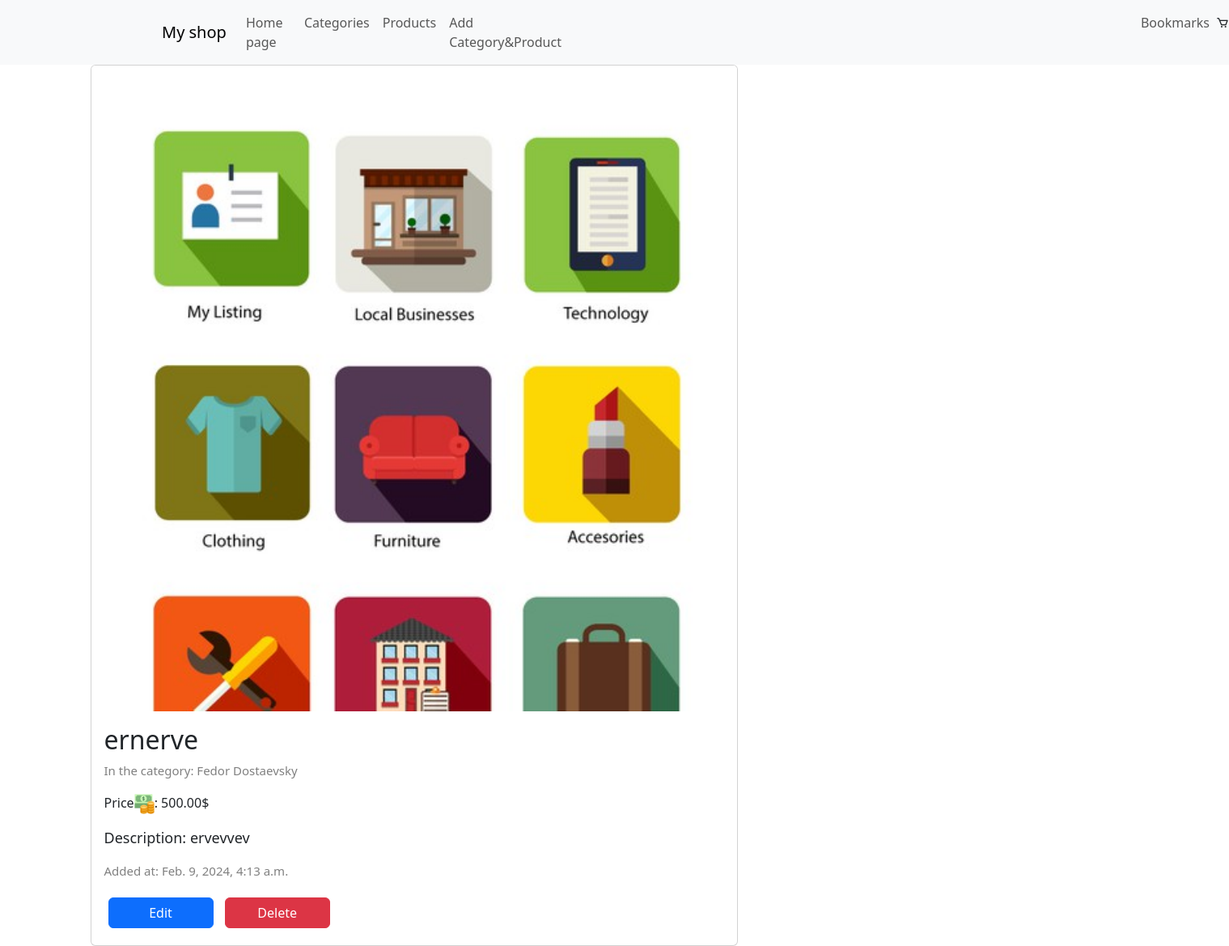
The app's page /products/4 with its own data.
### online_shop/models.py (models this page shows, shortened)
class Product(models.Model):
    name = models.CharField(max_length=100, null=False, blank=False, verbose_name="product name")
    description = models.TextField(max_length=500, null=True, blank=True, verbose_name="description of product")
    category = models.ForeignKey(Category, on_delete=models.CASCADE, null=False, verbose_name="category", related_name="products")
    created_at = models.DateTimeField(auto_now_add=True, verbose_name="Created date and time")
    price = models.DecimalField(max_length=500, null=False, blank=False, decimal_places=2, verbose_name="price", max_digits=100)
    img = models.ImageField(upload_to='images/', null=True, blank=True, verbose_name="img")

class Category(models.Model):
    name = models.CharField(max_length=100, null=False, blank=False, verbose_name='Category Name')
    description = models.TextField(max_length=500, null=True, blank=True, verbose_name="Description")
    category_img = models.ImageField(null=True, blank=True, upload_to='images/', verbose_name="category image")

### online_shop/views.py (the view)
# urls.py: path('products/<int:pk>', ProductDetailView.as_view(), name='product_detail'),
class ProductDetailView(View):
    def get(self, request, *args, **kwargs):
        form = ProductForm()
        product = get_object_or_404(Product, pk=kwargs['pk'])
        return render(request, 'products/view.html', context={'product': product, 'form': form})

### templates/products/view.html
{% extends 'base.html' %}
{% load static %}
{% block content %}
    <div class="card" style="width: 50rem;">
    {% if product.img %}
            <img class="card-img-top" src="{{ product.img.url }}" alt="Card image cap">
        {% endif %}
  <div class="card-body">
    <h2 class="card-title">{{ product.name }}</h2>
        <p style="color: gray; font-size: 15px">In the category: {{ product.category.name }}</p>
        <p class="card-text">Price<img src="{% static 'img/cash.png' %}" alt="money" style="height: 25px">: {{ product.price }}$</p>
        <p class="card-text" style="font-size: 18px">Description: {{ product.description }}</p>
        <p style="font-size: 15px; color: gray">Added at: {{ product.created_at }}</p>
      <a href="{% url 'product_update' product.id %}" class="btn btn-primary" style="margin: 5px; width: 130px">Edit</a>
      <a href="" class="btn btn-danger" style="margin: 5px; width: 130px">Delete</a>
  </div>
</div>
{% endblock %}

### static/css/style.css (style rules this page uses)
body { margin: 0; }

### records on screen
Product: img (picture), name "ernerve", category.name "Fedor Dostaevsky", price "500.00", description "ervevvev", created_at "Feb. 9, 2024, 4:13 a.m."
